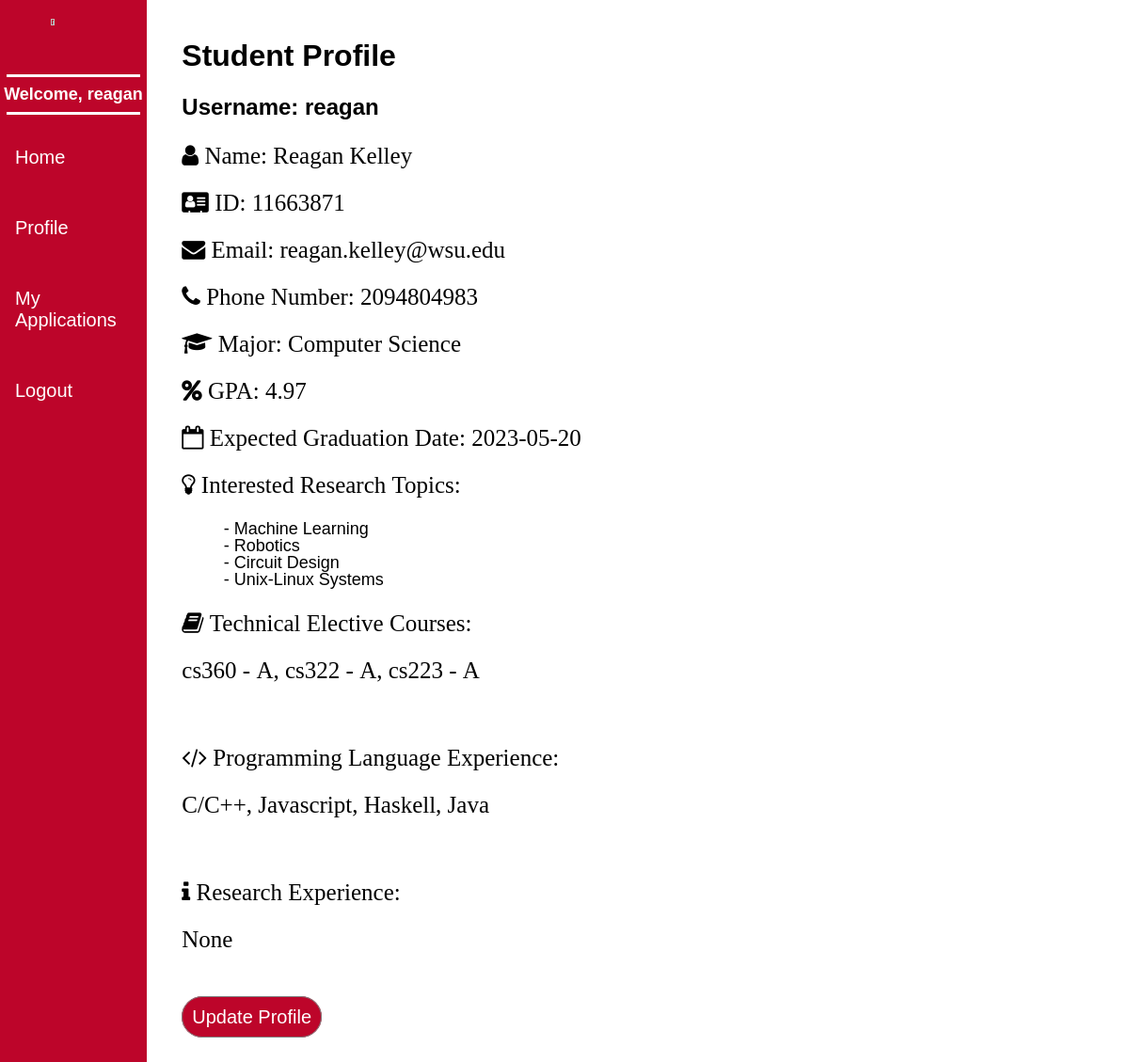
The page /student_profile (signed in) on the database its author committed.
### app/Model/models.py (models this page shows, shortened)
class User(UserMixin, db.Model):
    id = db.Column(db.Integer, primary_key = True)
    wsu_id = db.Column(db.String, unique = True)
    username = db.Column(db.String(64), unique = True, index = True)
    email = db.Column(db.String(120), unique = True, index = True)
    password_hash = db.Column(db.String(128))
    user_type = db.Column(db.String(20))
    __mapper_args__ = { # Creates a connection within SQL, allows User to see its children classes
        'polymorphic_identity':'user',
        'polymorphic_on': user_type
    }
    def get_user_type(self):
        return self.user_type

class Student(User):
    __tablename__ = 'student'
    id = db.Column(db.Integer, db.ForeignKey('user.id'), primary_key=True)
    first_name = db.Column(db.String(64))
    last_name = db.Column(db.String(100))
    phone_no = db.Column(db.String(10))
    major = db.Column(db.Integer, db.ForeignKey('major.id'))
    gpa = db.Column(db.Float(precision = 1))
    expected_grad_date = db.Column(db.Date)
    elect_courses = db.Column(db.String(1500))
    fields = db.relationship('Field', secondary = studentFields, back_populates = 'students')
    languages = db.Column(db.String(700))
    prior_research = db.Column(db.String(1500))
    applications = db.relationship('Application', back_populates = 'student_applied')
    __mapper_args__ = {
        'polymorphic_identity':'student',
    }
    def get_major(self):
        return Major.query.filter_by(id = self.major).first().name

class Major(db.Model):
    id = db.Column(db.Integer, primary_key = True)
    name = db.Column(db.String(20))
    fields = db.relationship('Field', secondary = majorFields, back_populates = 'majors')

class Field(db.Model):
     __tablename__ = 'field'
     id = db.Column(db.Integer, primary_key = True)
     field = db.Column(db.String(50), primary_key = True)
     majors = db.relationship('Major', secondary = majorFields, back_populates = 'fields')
     students = db.relationship('Student', secondary = studentFields, back_populates = 'fields')
     def get_name(self):
        return "{}".format(self.field)

### app/Controller/routes.py (the view)
@bp_routes.route('/student_profile', methods=['GET'])
@login_required
def student_profile():
    if(current_user.get_user_type() == 'faculty'):
        flash('You do not have permission to access this page.')
        return redirect(url_for('routes.index'))
    return render_template('profile.html', title="Student Profile", profile = current_user)

### app/Model/models.py (called while the page is built)
@login.user_loader
def load_user(id):
    return User.query.get(id)

### app/View/templates/profile.html
{% extends "base.html" %}
{% block content %}
<br>
    <h1 style="margin-left:15%; font-family: sans-serif;">Student Profile</h1>
    <h2 style="margin-left: 15%; font-family: sans-serif;">Username: {{ current_user.username }}</h2>
    {% set student = current_user %}
    {% include '_profile.html' %}
    <br>
    <p><a style = "margin-left: 15%; text-decoration:none; font-family: sans-serif; " class = "profile_button" href = "{{ url_for('routes.update_student_profile') }}"> Update Profile </a> </p>
    <br>
{% endblock %}

### app/View/templates/base.html (shortened to what this page needs)
<html>
    <head>
       <link rel="stylesheet" href="{{ url_for('static', filename='css/main.css') }}">
    </head>
    <body style = "background-color: white;">
        <link rel="stylesheet" href="https://cdnjs.cloudflare.com/ajax/libs/font-awesome/4.7.0/css/font-awesome.min.css">
        {% if current_user.is_anonymous == False %}
        <div class="sidenav">
        <table>
            <tr>
                {% if current_user.is_anonymous %}
                {% else %}
                    <img src = "../static/img/WSU_logo_side_bar_3.png" alt = "Sidebar Logo"   style = "position: fixed;width:4%;height:8%; margin-left: 4.5%; ">
                    <br><br>
                    <p style = "font-size: 18; font-family:sans-serif; font-weight:bold; text-align:center; color:white; margin-top: 3%; margin-bottom: 1%;"> Welcome, {{ current_user.username }} </p></i>
                    <hr color = "white" width = "90%" size="3%">
                    <a href="{{ url_for('routes.index') }}""><p style = "font-size: 20; font-family:sans-serif;"> Home </p></i></a>
                    {% if current_user.get_user_type() == 'student' %}
                    <a href="{{ url_for('routes.student_profile')}}"><p style = "font-size: 20; font-family:sans-serif;"> Profile</p></i></a>
                    <a href="{{ url_for('routes.applications') }}"><p style = "font-size: 20; font-family:sans-serif;"> My Applications</p></i></a>
                    {% else %}
                        <a href="{{ url_for('routes.postposition') }}"><p style = "font-size: 20; font-family:sans-serif;"> New Post</p></i></a>
                        <a href="{{ url_for('routes.applications') }}"><p style = "font-size: 20; font-family:sans-serif;"> Applications</p></i></a>
                    {% endif %}
                    <a href="{{ url_for('auth.logout') }}"><p style = "font-size: 20; font-family:sans-serif;"> Logout</p></i></a>
                {% endif %}
            </tr>
        </table>
        </div>
        {% endif %}
        <div>
            {% block content %} {% endblock %}
        </div>
    </body>
</html>

### app/View/templates/_profile.html
{% if profile.first_name %}
<p style="margin-left: 15%; font-size: 25;"><i class = "fa fa-user"> Name: {{ profile.first_name }} {{ profile.last_name }} </i></p>
{% else %}
<p style="margin-left: 15%; font-size: 25;"><i class = "fa fa-user"> Name: </i>
<span style="color:red"> No Name </span> </p>
{% endif %}
{% if profile.wsu_id %}
<p style="margin-left: 15%; font-size: 25;"><i class = "fa fa-address-card"> ID: {{ profile.wsu_id }} </i></p>
{% else %}
<p style="margin-left: 15%; font-size: 25;"><i class = "fa fa-address-card"> ID: </i>
<span style="color:red"> Not Provided </span> </p>
{% endif %}
<p style="margin-left: 15%; font-size: 25;"><i class = "fa fa-envelope"> Email: {{ student.email }} </i></p>
{% if profile.phone_no %}
<p style="margin-left: 15%; font-size: 25;"><i class = "fa fa-phone"> Phone Number: {{ profile.phone_no }} </i></p>
{% else %}
<p style="margin-left: 15%; font-size: 25;"><i class = "fa fa-phone"> Phone Number: </i>
<span style="color:red"> Not Provided </span> </p>
{% endif %}
<p style="margin-left: 15%; font-size: 25;"><i class = "fa fa-mortar-board"> Major: {{profile.get_major()}} </i> </p>
{% if profile.gpa %}
<p style="margin-left: 15%; font-size: 25;"><i class = "fa fa-percent"> GPA: {{ profile.gpa }} </i></p>
{% else %}
<p style="margin-left: 15%; font-size: 25;"><i class = "fa fa-percent"> GPA: </i>
<span style="color:red"> Not Provided </span> </p>
{% endif %}
{% if profile.expected_grad_date %}
<p style="margin-left: 15%; font-size: 25;"><i class = "fa fa-calendar-o"> Expected Graduation Date: {{ profile.expected_grad_date }} </i></p>
{% else %}
<p style="margin-left: 15%; font-size: 25;"><i class = "fa fa-calendar-o"> Expected Graduation Date: </i>
<span style="color:red"> Not Provided </span> </p>
{% endif %}
<p style="margin-left: 15%; font-size: 25;"> <i class = "fa fa-lightbulb-o" > Interested Research Topics: <br> <br>
    {% for field in profile.fields %}
    <span class = "field_name" > - {{ field.get_name()}}  <br></span>
    {% endfor %}
</i></p>
{% if profile.elect_courses %}
<p style="margin-left: 15%; font-size: 25;"><i class = "fa fa-book"> Technical Elective Courses: <br> <br>{{ profile.elect_courses }} </i></p>
{% else %}
<p style="margin-left: 15%; font-size: 25;"><i class = "fa fa-book"> Technical Elective Courses: </i>
<span style="color:red"> Not Provided </span> </p>
{% endif %}
<br>
{% if profile.languages %}
<p style="margin-left: 15%; font-size: 25;"><i class = "fa fa-code"> Programming Language Experience: <br> <br>{{ profile.languages }} </i></p>
{% else %}
<p style="margin-left: 15%; font-size: 25;"><i class = "fa fa-code"> Programming Language Experience: </i>
<span style="color:red"> Not Provided </span> </p>
{% endif %}
<br>
{% if profile.prior_research %}
<p style="margin-left: 15%; font-size: 25;"><i class = "fa fa-info"> Research Experience: <br> <br>{{ profile.prior_research }} </i> </p>
{% else %}
<p style="margin-left: 15%; font-size: 25;"><i class = "fa fa-info"> Research Experience: </i>
<span style="color:red"> Not Provided </span> </p>
{% endif %}

### app/View/static/css/main.css (style rules this page uses)
body { margin: 1px 1px 1px 15px; padding: 1px; font-family: Tahoma; text-align: left; }
.sidenav { height: 100%; width: 13%; position: fixed; z-index: 1; top: 0; left: 0; background-color: rgb(189, 5, 42); overflow-x: hidden; padding-top: 20px; }
.sidenav a { padding: 6px 8px 6px 16px; text-decoration: none; font-size: 25px; color: white; display: block; }
.profile_button { border-radius: 30px; cursor: pointer; font-weight: normal; width : 30%; font-size: 20; padding : 10px; color: white; border: 1px solid gray; background-color: rgb(189, 5, 42); }
.field_name { margin-left: 15%; font-size: 18; font-family: sans-serif; }

### rows shown on the page
User: username "reagan", wsu_id "11663871", email "reagan.kelley@wsu.edu"
Student: first_name "Reagan", last_name "Kelley", phone_no "2094804983", get_major "Computer Science", gpa "4.97", expected_grad_date "2023-05-20", elect_courses "cs360 - A, cs322 - A, cs223 - A", languages "C/C++, Javascript, Haskell, Java", prior_research "None"
Field: get_name "Machine Learning"
Field: get_name "Robotics"
Field: get_name "Circuit Design"
Field: get_name "Unix-Linux Systems"
